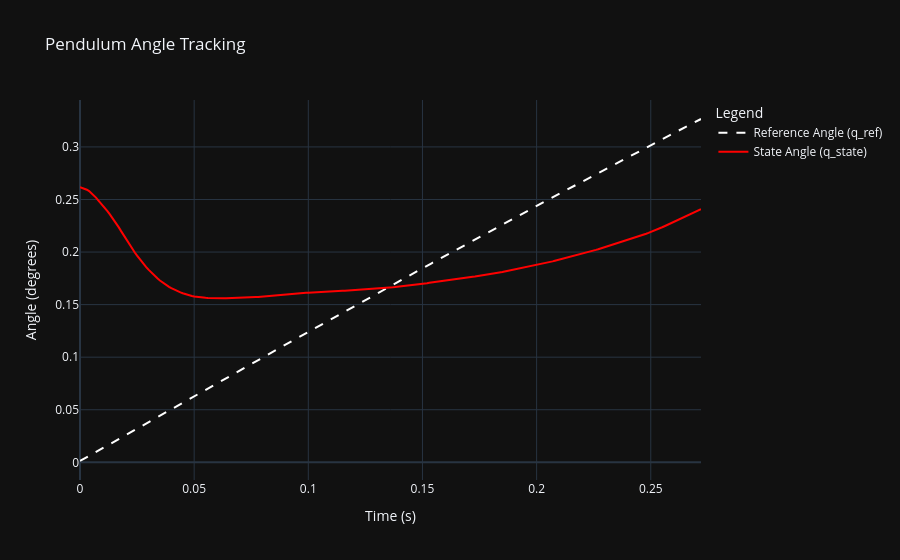

Notebook code for this chart:
### Markdown cell above
**8. Plotting the Results**

### Code cell
# Create a simple plotly figure for the q_ref and q_state over time
import plotly.graph_objects as go
fig = go.Figure()
fig.add_trace(go.Scatter(x=ts, y=q_ref_log, mode='lines',
                            name='Reference Angle (q_ref)', line=dict(color='white', dash='dash')))
fig.add_trace(go.Scatter(x=ts, y=q_state_log, mode='lines',
                            name='State Angle (q_state)', line=dict(color='red')))
fig.update_layout(title='Pendulum Angle Tracking',
                  xaxis_title='Time (s)',
                  yaxis_title='Angle (degrees)',
                  legend_title='Legend',
                  template='plotly_dark')
fig.show()

### Figure 1 — Plotly figure (JSON) as saved in the notebook; plotly's stock layout.template omitted (floating-point values rounded to 4 significant figures; data arrays with more than 128 entries replaced by an {"elided": "..."} marker saying what was removed)
{"data": [{"line": {"color": "white", "dash": "dash"}, "mode": "lines", "name": "Reference Angle (q_ref)", "type": "scatter", "x": {"elided": "273 float values"}, "y": {"elided": "273 float values"}}, {"line": {"color": "red"}, "mode": "lines", "name": "State Angle (q_state)", "type": "scatter", "x": {"elided": "273 float values"}, "y": {"elided": "273 float values"}}], "layout": {"legend": {"title": {"text": "Legend"}}, "title": {"text": "Pendulum Angle Tracking"}, "xaxis": {"title": {"text": "Time (s)"}}, "yaxis": {"title": {"text": "Angle (degrees)"}}}}
